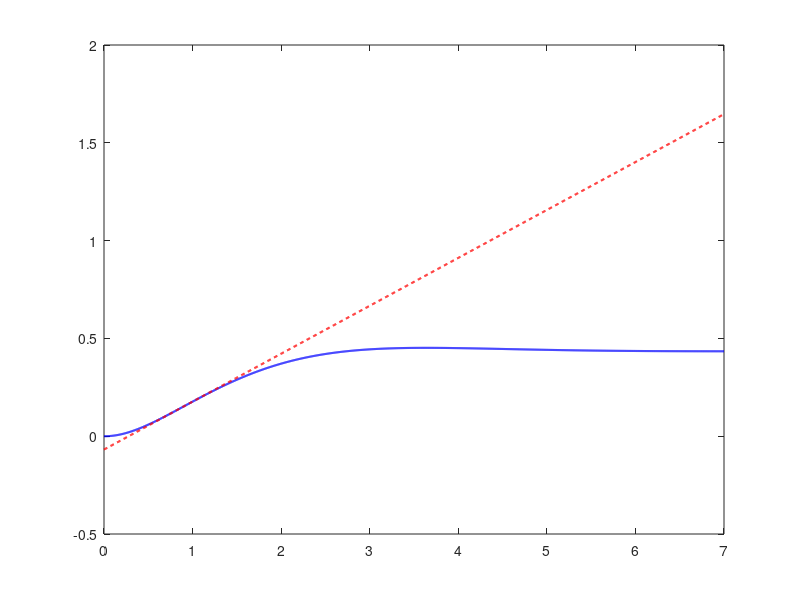

MATLAB code for this plot: (Note: this script raises an error after producing the figure.)
s = tf('s');
G =(0.3726/((s*(1+0.0147*s)*(1+0.5505*s)) + 0.85698));

% Get the raw time and amplitude data from the step response
[y, t] = step(G);
% 1. Process Gain (K)
K = y(end);

% 2. Find the steepest slope (inflection point)
dydt = diff(y) ./ diff(t);
[max_slope, idx] = max(dydt);
t_inf = t(idx);
y_inf = y(idx);

% 3. Calculate Dead Time (L) - where tangent hits y=0
L = t_inf - (y_inf / max_slope);
if L < 0
    L = 0; % Safety check: Dead time cannot be negative
end

% 4. Calculate Time Constant (T) - where tangent hits steady-state K
t_cross = t_inf + ((K - y_inf) / max_slope);
T = t_cross - L;

% Print the final values to the command window
fprintf('\n--- Process Reaction Curve Values ---\n');
fprintf('Process Gain (K): %.4f\n', K);
fprintf('Dead Time (L): %.4f\n', L);
fprintf('Time Constant (T): %.4f\n', T);

% Plotting (keeping your exact requested scale)
figure;
plot(t, y, 'b', 'LineWidth', 1.5); hold on;
y_tangent = max_slope * (t - t_inf) + y_inf; % Equation of tangent line
plot(t, y_tangent, 'r--', 'LineWidth', 1.5); % Plot tangent line
yline(K, 'k:', 'LineWidth', 1); % Plot steady state line
ylim([0 1.2]); % Keeping your exact scale
xlim([0, t(end)]);
grid on;
title('Process Reaction Curve with Tangent Line');
legend('Step Response', 'Tangent Line', 'Steady State (K)', 'Location', 'best');
